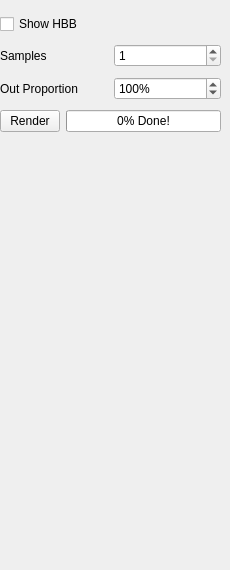
              <widget class="QWidget" name="page_4">
               <property name="geometry">
                <rect>
                 <x>0</x>
                 <y>0</y>
                 <width>230</width>
                 <height>570</height>
                </rect>
               </property>
               <attribute name="label">
                <string>Render Options</string>
               </attribute>
               <widget class="QWidget" name="layoutWidget">
                <property name="geometry">
                 <rect>
                  <x>0</x>
                  <y>10</y>
                  <width>221</width>
                  <height>129</height>
                 </rect>
                </property>
                <layout class="QVBoxLayout" name="verticalLayout_6">
                 <item>
                  <widget class="QCheckBox" name="showHBB">
                   <property name="text">
                    <string>Show HBB</string>
                   </property>
                  </widget>
                 </item>
                 <item>
                  <layout class="QHBoxLayout" name="horizontalLayout_5">
                   <item>
                    <widget class="QLabel" name="label_18">
                     <property name="text">
                      <string>Samples</string>
                     </property>
                    </widget>
                   </item>
                   <item>
                    <widget class="QSpinBox" name="numSamples">
                     <property name="minimum">
                      <number>1</number>
                     </property>
                     <property name="maximum">
                      <number>500</number>
                     </property>
                    </widget>
                   </item>
                  </layout>
                 </item>
                 <item>
                  <layout class="QHBoxLayout" name="horizontalLayout_6">
                   <item>
                    <widget class="QLabel" name="label_19">
                     <property name="text">
                      <string>Out Proportion</string>
                     </property>
                    </widget>
                   </item>
                   <item>
                    <widget class="QSpinBox" name="proportion">
                     <property name="suffix">
                      <string>%</string>
                     </property>
                     <property name="minimum">
                      <number>25</number>
                     </property>
                     <property name="maximum">
                      <number>500</number>
                     </property>
                     <property name="singleStep">
                      <number>5</number>
                     </property>
                     <property name="value">
                      <number>100</number>
                     </property>
                    </widget>
                   </item>
                  </layout>
                 </item>
                 <item>
                  <layout class="QHBoxLayout" name="horizontalLayout_7">
                   <item>
                    <widget class="QPushButton" name="btnRender">
                     <property name="maximumSize">
                      <size>
                       <width>60</width>
                       <height>16777215</height>
                      </size>
                     </property>
                     <property name="text">
                      <string>Render</string>
                     </property>
                    </widget>
                   </item>
                   <item>
                    <widget class="QProgressBar" name="progressRender">
                     <property name="value">
                      <number>0</number>
                     </property>
                     <property name="format">
                      <string>%p% Done!</string>
                     </property>
                    </widget>
                   </item>
                  </layout>
                 </item>
                </layout>
               </widget>
              </widget>
